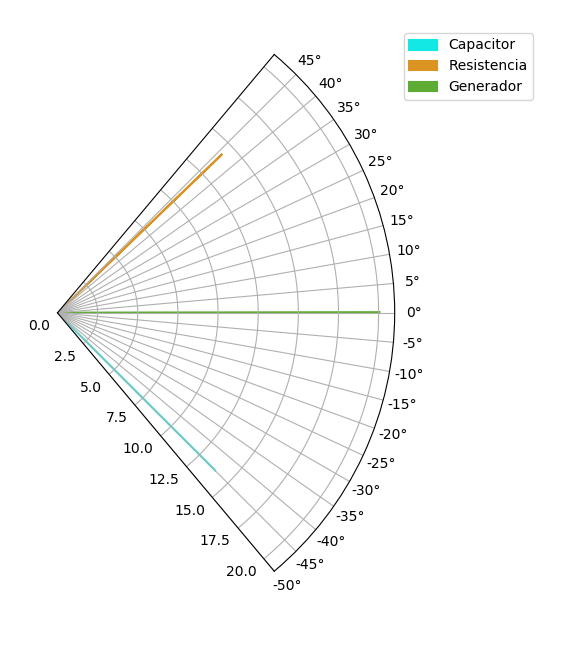

Write the Python code that produced this figure.
# python modules
from matplotlib import pyplot

from numpy import pi
from numpy import radians

from cmath import rect
from cmath import phase

from random import random

from time import sleep


def random_color():
	""" Generates a random RGBA color with a 3-tupled value """
	sleep(0.015)
	return (random(),random(),random(),1)

if __name__ == "__main__":

	# Complex values measured
	v_cap = rect(13.9, radians(-45))
	v_res = rect(14.2, radians(44))
	i = rect(0.0026, radians(44))
	v_source = v_cap + v_res
	
	# Create the figure
	figure = pyplot.figure()
	axes = pyplot.subplot(projection="polar")
	axes.set_ylim(0, 21)
	axes.set_xlim(radians(-50), radians(50))
	
	axes.set_xticks(list(radians(i) for i in range(-50, 50, 5)))
	
	# Drawing the arrows
	to_draw = [
		("Capacitor", v_cap),
		("Resistencia", v_res),
		("Generador", v_source)
	]
	
	arrows = []
	labels = []
	
	for label, draw in to_draw:
		arrow = pyplot.arrow(0, 0, phase(draw), abs(draw),
					color = random_color(),
					linewidth=1.5)
					
		arrows.append(arrow)
		labels.append(label)
	
	# Showing the resulting plot
	figure.legend(arrows, labels)
	pyplot.show()
